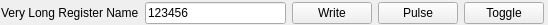
<?xml version="1.0" encoding="UTF-8"?>
<ui version="4.0">
 <class>Form</class>
 <widget class="QWidget" name="Form">
  <property name="geometry">
   <rect>
    <x>0</x>
    <y>0</y>
    <width>548</width>
    <height>25</height>
   </rect>
  </property>
  <property name="windowTitle">
   <string>Form</string>
  </property>
  <widget class="QWidget" name="">
   <property name="geometry">
    <rect>
     <x>1</x>
     <y>1</y>
     <width>543</width>
     <height>25</height>
    </rect>
   </property>
   <layout class="QGridLayout" name="gridLayout">
    <item row="0" column="0">
     <widget class="QLabel" name="label">
      <property name="text">
       <string>Very Long Register Name</string>
      </property>
     </widget>
    </item>
    <item row="0" column="1">
     <widget class="QLineEdit" name="lineEdit">
      <property name="text">
       <string>123456</string>
      </property>
     </widget>
    </item>
    <item row="0" column="2">
     <widget class="QPushButton" name="writeButton">
      <property name="text">
       <string>Write</string>
      </property>
     </widget>
    </item>
    <item row="0" column="3">
     <widget class="QPushButton" name="pulseButton">
      <property name="text">
       <string>Pulse</string>
      </property>
     </widget>
    </item>
    <item row="0" column="4">
     <widget class="QPushButton" name="toggleButton">
      <property name="text">
       <string>Toggle</string>
      </property>
     </widget>
    </item>
   </layout>
  </widget>
 </widget>
 <resources/>
 <connections/>
</ui>
